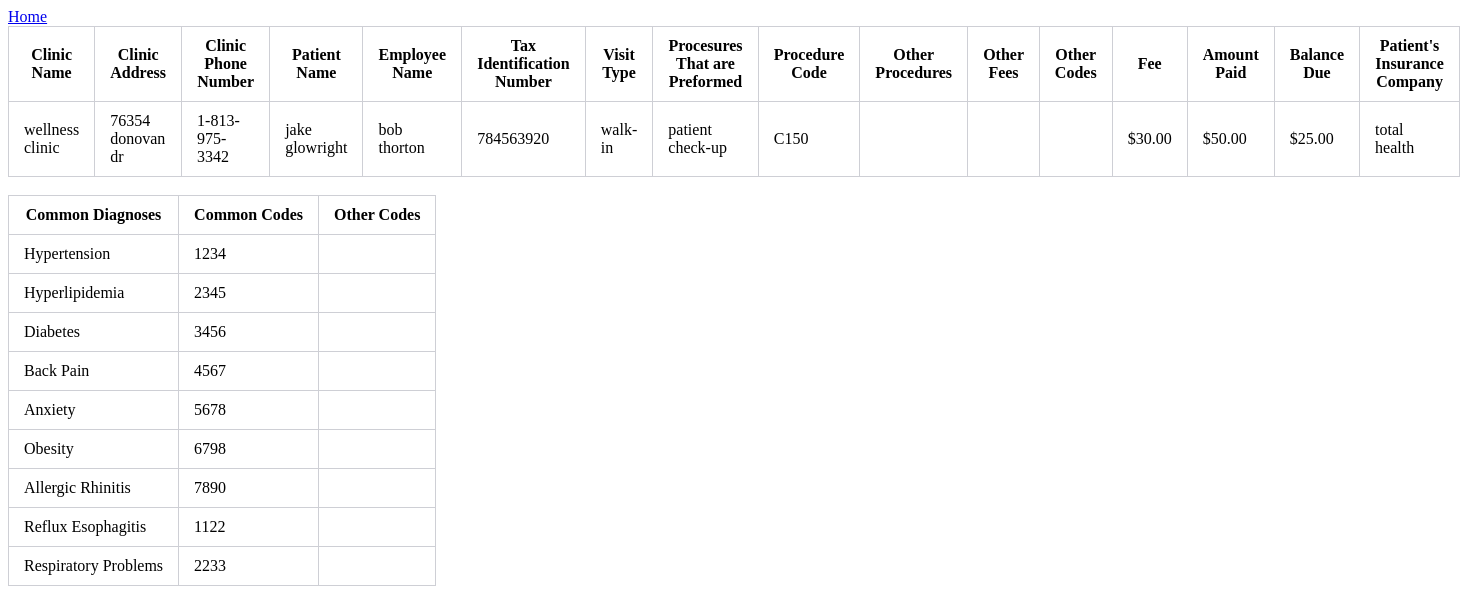
Page /physiciansStatement.php on the earlier database version.
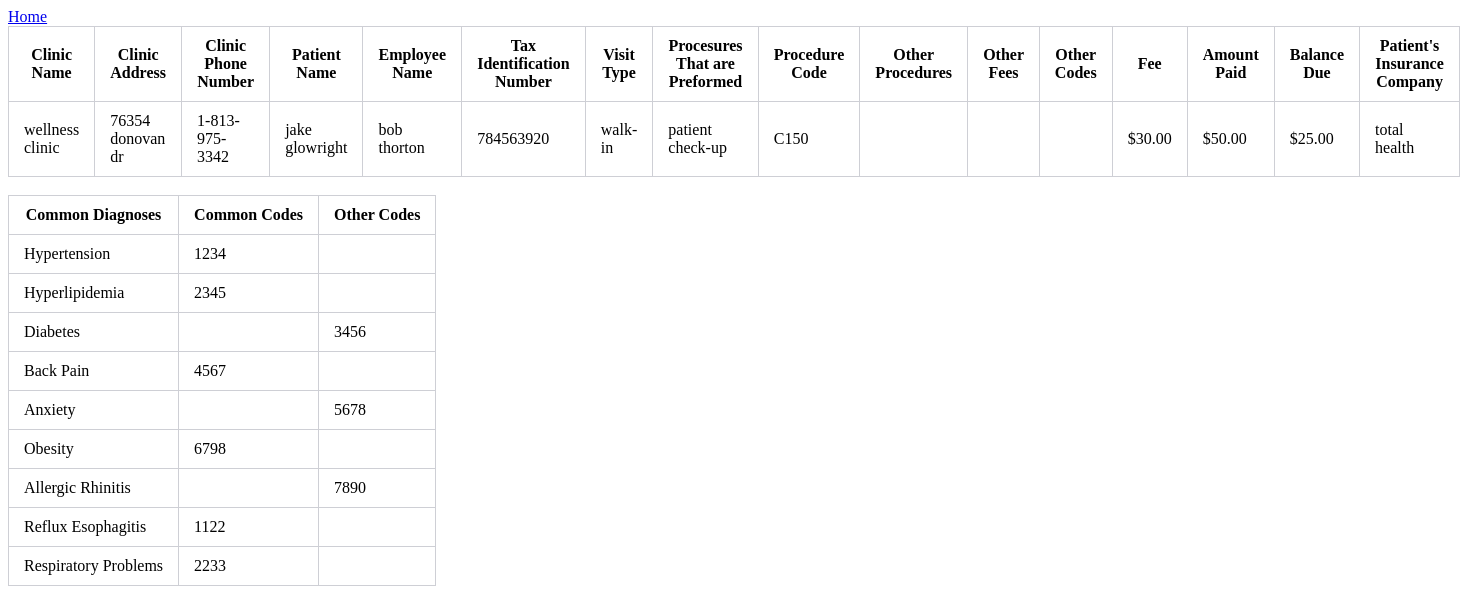
Same page on the later database version.
### tables this page shows
CREATE TABLE `diagnoses` (
  `name` varchar(20) NOT NULL,
  `codes` varchar(10) NOT NULL,
  `other` varchar(20) DEFAULT NULL,
  `diagnosesID` varchar(10) NOT NULL
);

### physiciansStatement.php (the view, shortened to what this page needs)
<!DOCTYPE html>
<html>
<head><link rel="stylesheet" href="style.css" type="text/css"></head>
<body>
<a href ="index.html">Home</a>
	<?php
	include('dbconnect.php');
$query ="SELECT c.name as clinic_name, c.address as clinic_address, c.phoneNumber as clinic_number, em.taxID as employee_tax, em.name as employee_name, p.name as patient_name, a.visitType, pr.name as procedure_name, pr.codes, pr.other, pr.otherFee, pr.fees as procedure_fees, pr.otherCodes, f.amountPaid, f.totalBalance, i.company
		FROM clinic as c
		INNER JOIN appointments as a ON c.appointmentID=a.appointmentID
		INNER JOIN employee as em ON a.employeeID=em.employeeID
		INNER JOIN patient as p ON p.patientID=a.patientID
		INNER JOIN fees as f ON f.patientID=p.patientID
		INNER JOIN procedures as pr ON pr.procedureID=a.procedureID
		INNER JOIN insurance as i ON i.patientID=p.patientID";
$query2 = "SELECT d.name as diagnoses_name, d.codes as diagnoses_codes, d.other as diagnoses_other FROM diagnoses as d";
$result = mysqli_query($conn,$query);
$result2 = mysqli_query($conn,$query2);
echo
"<table>
	<tr>
		<th>Clinic Name </th>
		<th>Clinic Address </th>
		<th>Clinic Phone Number </th>
		<th>Patient Name </th>
		<th>Employee Name </th>
		<th>Tax Identification Number </th>
		<th>Visit Type </th>
		<th>Procesures That are Preformed </th>
		<th>Procedure Code </th>
		<th>Other Procedures </th>
		<th>Other Fees</th>
		<th>Other Codes </th>
		<th>Fee </th>
		<th>Amount Paid</th>
		<th>Balance Due </th>
		<th>Patient's Insurance Company </th>
		</tr>";
if ($result->num_rows > 0) {
while ($row = mysqli_fetch_assoc($result)){
	if ($row)
		echo "<tr><td>".$row["clinic_name"]."</td><td>".$row["clinic_address"]."</td><td>".$row["clinic_number"]."</td><td>".$row["patient_name"]."</td><td>".$row["employee_name"]."</td><td>".$row["employee_tax"]."</td><td>".$row["visitType"]."</td><td>".$row["procedure_name"]."</td><td>".$row["codes"]."</td><td>".$row["other"]."</td><td>".$row["otherFee"]."</td><td>".$row["otherCodes"]."</td><td>".$row["procedure_fees"]."</td><td>".$row["amountPaid"]."</td><td>".$row["totalBalance"]."</td><td>".$row["company"]."</td></tr></table>";
	}
echo
	"<br/><table>
		<tr>
			<th>Common Diagnoses</th>
			<th>Common Codes</th>
			<th>Other Codes</th>
		</tr>";
while ($row = mysqli_fetch_assoc($result2)){
	if ($row)
		echo "<tr><td>".$row["diagnoses_name"]."</td><td>".$row["diagnoses_codes"]."</td><td>".$row["diagnoses_other"]."</td></tr>";
}
echo "</table>";
}
else {
	echo "DIDN'T FIND ANYTHING";
}
?>
</body>
</html>

Differences in the rows shown:
changed diagnoses "Diabetes": other (not shown) → "3456"; codes "3456" → (not shown)
changed diagnoses "Anxiety": other (not shown) → "5678"; codes "5678" → (not shown)
changed diagnoses "Allergic Rhinitis": other (not shown) → "7890"; codes "7890" → (not shown)
